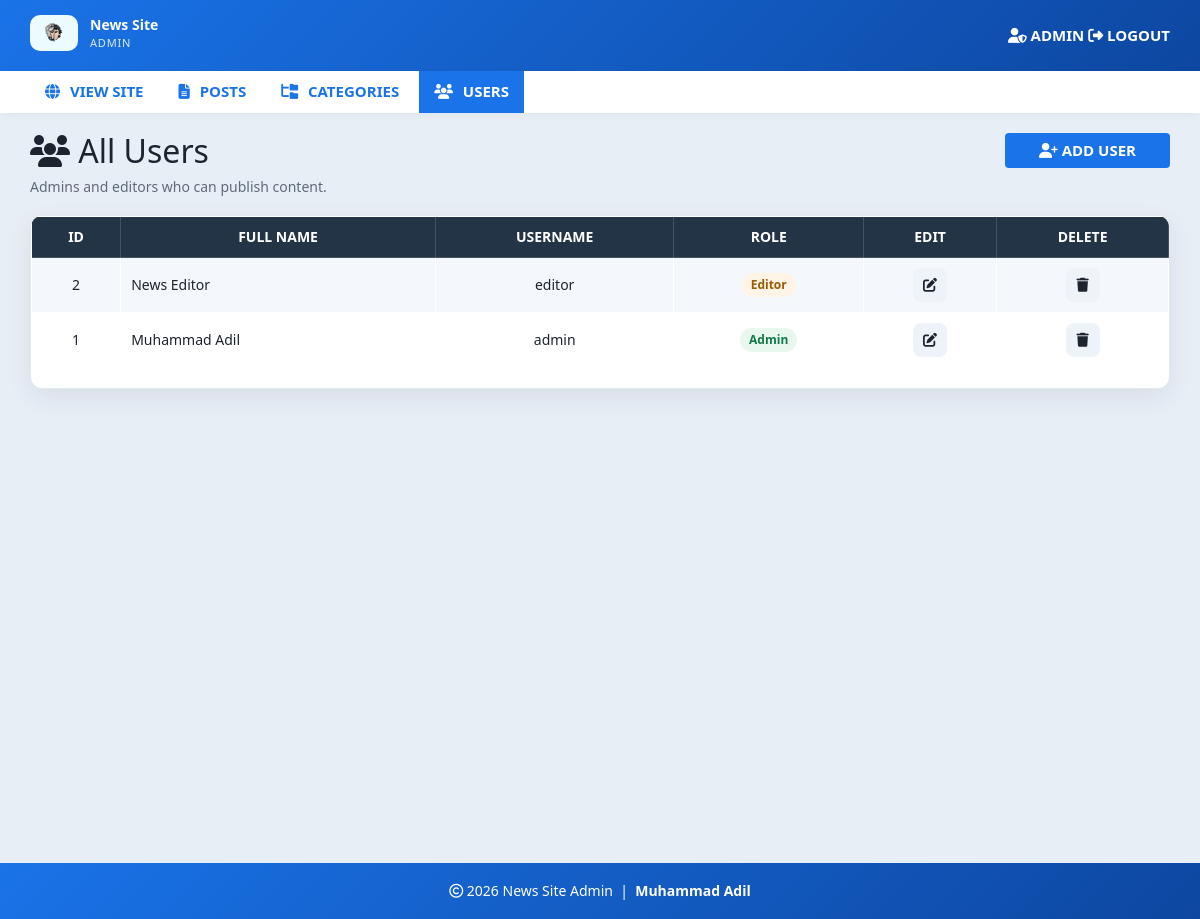
The page /admin/users.php (signed in) on the database its author committed.
### tables this page shows
CREATE TABLE `users` (
  `id` int(11) NOT NULL AUTO_INCREMENT,
  `first_name` varchar(30) NOT NULL,
  `last_name` varchar(30) NOT NULL,
  `username` varchar(30) DEFAULT NULL,
  `password` varchar(40) DEFAULT NULL,
  `role` int(11) NOT NULL COMMENT '1=Admin, 0=Normal',
  PRIMARY KEY (`id`)
);

### includes/helpers.php (called while the page is built, shortened)
<?php
function e($value)
{
    return htmlspecialchars((string) $value, ENT_QUOTES, 'UTF-8');
}

### admin/users.php (the view, shortened to what this page needs)
<?php
include "header.php";
include "config.php";
?>
  <div id="admin-content">
      <div class="container">
          <div class="row">
              <div class="col-md-10">
                  <h1 class="admin-heading"><i class="fa-solid fa-users"></i> All Users</h1>
                  <p class="admin-sub">Admins and editors who can publish content.</p>
              </div>
              <div class="col-md-2">
                  <a class="add-new" href="add-user.php"><i class="fa-solid fa-user-plus"></i> Add User</a>
              </div>
              <div class="col-md-12">
                  <?php
                 $limit = 10;
                 $page = isset($_GET['page']) ? max(1, (int) $_GET['page']) : 1;
                 $offset = ($page - 1) * $limit;
                 $sql = "SELECT * FROM users ORDER BY id DESC LIMIT {$offset}, {$limit}";
                 $result = mysqli_query($conn, $sql) or die("query failed.");
                 if (mysqli_num_rows($result) > 0) {
                  ?>
                  <div class="table-wrap">
                  <table class="content-table">
                      <thead>
                          <tr>
                          <th>ID</th>
                          <th>Full Name</th>
                          <th>Username</th>
                          <th>Role</th>
                          <th>Edit</th>
                          <th>Delete</th>
                          </tr>
                      </thead>
                      <tbody>
                      <?php while ($row = mysqli_fetch_assoc($result)) { ?>
                          <tr>
                              <td class="id"><?php echo (int) $row['id']; ?></td>
                              <td><?php echo e($row['first_name'] . ' ' . $row['last_name']); ?></td>
                              <td><?php echo e($row['username']); ?></td>
                              <td>
                                <span class="badge-role <?php echo ((int) $row['role'] === 1) ? 'is-admin' : 'is-editor'; ?>">
                                  <?php echo ((int) $row['role'] === 1) ? 'Admin' : 'Editor'; ?>
                                </span>
                              </td>
                              <td class="edit">
                                <a class="action-btn edit-btn" href="update-user.php?id=<?php echo (int) $row['id']; ?>" title="Edit">
                                  <i class="fa-solid fa-pen-to-square"></i>
                                </a>
                              </td>
                              <td class="delete">
                                <a class="action-btn delete-btn" href="delete-user.php?id=<?php echo (int) $row['id']; ?>" title="Delete" onclick="return confirm('Delete this user?');">
                                  <i class="fa-solid fa-trash"></i>
                                </a>
                              </td>
                          </tr>
                          <?php } ?>
                      </tbody>
                  </table>
                  </div>
                  <?php
                 } else {
                    echo "<p class='empty-state'>No users found.</p>";
                 }
                  ?>
              </div>
          </div>
      </div>
  </div>
<?php include "footer.php"; ?>

### css/style.css (style rules this page uses)
:root { --brand: #1a73e8; --brand-dark: #0d47a1; --ink: #1c2430; --muted: #5f6b7a; --line: #e3e8ef; --surface: #ffffff; --page: #eef2f7; --shadow: 0 8px 24px rgba(28, 36, 48, 0.08); }
body { background: var(--page); background-image: radial-gradient(circle at top left, rgba(26, 115, 232, 0.08), transparent 32%), linear-gradient(180deg, #f7f9fc 0%, var(--page) 40%); font-family: "Segoe UI", "Helvetica Neue", Arial, sans-serif; color: var(--ink); }
a, a:hover, a:focus { text-decoration: none; outline: none; }
#admin-content { padding: 20px 0; min-height: 750px; }
#admin-content .admin-heading { font-size: 32px; margin: 0 0 15px; }
#admin-content .add-new { color: #fff; background-color: var(--brand); font-size: 15px; font-weight: 600; text-align: center; text-transform: uppercase; padding: 7px 10px; display: block; transition: all 0.3s; border-radius: 4px; }
#admin-content .content-table { border: 1px solid var(--line); width: 100%; margin: 0 0 20px; background: var(--surface); }
#admin-content .content-table thead { color: #fff; background-color: #243447; }
#admin-content .content-table th { padding: 10px; border: 1px solid rgba(255, 255, 255, 0.15); font-weight: 600; text-align: center; text-transform: uppercase; }
#admin-content .content-table tbody { color: var(--ink); }
#admin-content .content-table tbody tr { background-color: #f4f7fb; }
#admin-content .content-table tbody tr:nth-child(even) { background-color: transparent; }
#admin-content .content-table tbody td { padding: 10px; border: 1px solid #fff; text-align: center; }
#admin-content .content-table tbody td:nth-child(2) { text-align: left; }
.id, .edit, .delete { text-align: center; }
i.fa, i.fa-solid, i.fa-regular { color: inherit; }
.admin-body { background: #e8eef6; }
.admin-sub { color: var(--muted); margin: -6px 0 18px; }
.table-wrap { overflow-x: auto; background: #fff; border-radius: 12px; box-shadow: var(--shadow); border: 1px solid var(--line); }
.badge-cat, .badge-role { display: inline-block; padding: 3px 9px; border-radius: 999px; font-size: 12px; font-weight: 600; background: #e8f1ff; color: var(--brand-dark); }
.badge-role.is-admin { background: #e8f8ef; color: #0f7a45; }
.badge-role.is-editor { background: #fff4e5; color: #9a5b00; }
.action-btn { display: inline-flex; align-items: center; justify-content: center; width: 34px; height: 34px; border-radius: 8px; background: #eef3f9; color: var(--ink); transition: all 0.2s ease; }

### rows shown on the page
users: id "2", first_name+last_name "News Editor", username "editor", role "Editor"
users: id "1", first_name+last_name "Muhammad Adil", username "admin", role "Admin"

### other values the page prints
$_SESSION["username"] "ADMIN"
